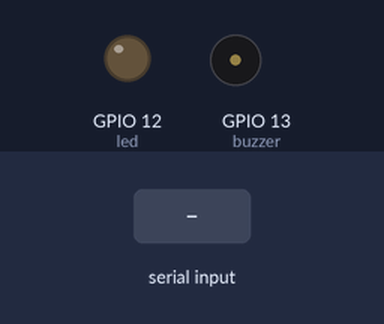
Simulated run of this sketch. Board: ESP8266 (NodeMCU). Parts: output pins drawn as LEDs (lit = HIGH), buzzer (waves = sounding). Dashed ring = blinking. The inputs (shaded band) are chosen by the test bench. WiFi joins after 1.5 s; servers stay silent unless stated; uploads are accepted with an empty reply; what the sketch prints to the serial monitor is not drawn.

Above: at 0.3 s.
At 1.8 s:
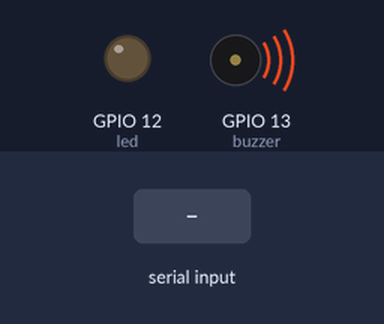
At 3.4 s:
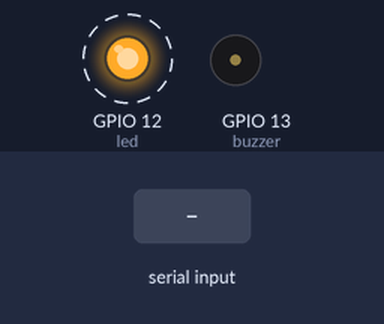
3.5 s: "help\n" received over Serial
5.7 s: "s90\n" received over Serial
7.7 s: "t90\n" received over Serial
Timing chart, 0 to 15.7 s (numbered marks = the images above; inputs shaded):
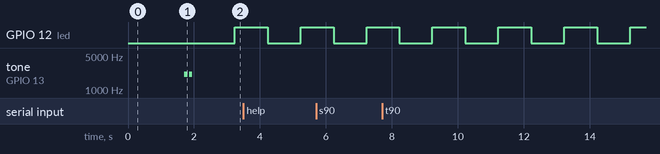

Measured:
- by itself, GPIO 12 (led): alternates HIGH for 1.0 s and LOW for 1.0 s

The sketch:

clock.ino
```cpp
//get time http://sangseu.github.io/writing/gmt/
#include <ESP8266WiFi.h>
#include <WiFiClient.h>
#include "gmt.h"

// WiFi information
const char WIFI_SSID[] = "HKBike - Sanpham";
const char WIFI_PSK[] = "hkbike@6789";

String serialReceive = "";
boolean serialComplete = false;
bool inHelp = false, inSetTime = false;
bool sig = false;
bool sttled = true;

//gmt object
gmt capnhat;

unsigned long timeNow = 0;
unsigned long timeUpdate = 0;
unsigned long timeLast = 0;

//Time start Settings:

int startingHour = 12; // set your starting hour here, not below at int hour. This ensures accurate daily correction of time

int seconds = 0;
int minutes = 33;
int hours = startingHour;
int days = 0;

int lastSeconds = 0;

//Accuracy settings

int dailyErrorFast = 0; // set the average number of milliseconds your microcontroller's time is fast on a daily basis
int dailyErrorBehind = 0; // set the average number of milliseconds your microcontroller's time is behind on a daily basis

int correctedToday = 1; // do not change this variable, one means that the time has already been corrected today for the error in your boards crystal. This is true for the first day because you just set the time when you uploaded the sketch.

void setup() {
  // put your setup code here, to run once:
  Serial.begin(9600);
  delay(200);
  // reserve 50 bytes for the serialReceive:
  serialReceive.reserve(50);
  Serial.println("\nESP8266 CLOCK");
  Serial.print("Connecting to "); Serial.println(WIFI_SSID);
  pinMode(13, OUTPUT);// buzzer
  pinMode(12, OUTPUT);// led
  // Connect to WiFi
  connectWiFi();
  buzz();
  // update GMT time
  while (!capnhat.sync("sangseu.github.io", "/writing/gmt/index.html", 80));
  capnhatthoigian();
}
void loop() {
  timeNow = capnhat.giay() + (millis() - timeUpdate) / 1000; // the number of milliseconds that have passed since capnhatthoigian()
  seconds = timeNow - timeLast;//the number of seconds that have passed since the last time 60 seconds was reached.

  if (seconds == 60) {
    timeLast = timeNow;// reset delta_second, delta_second 0->60
    minutes = minutes + 1;
  }

  //if one minute has passed, start counting milliseconds from zero again and add one minute to the clock.
  if (minutes == 60) {
    minutes = 0;
    hours = hours + 1;
  }

  // if one hour has passed, start counting minutes from zero and add one hour to the clock

  if (hours == 24) {
    hours = 0;
    days = days + 1;
  }

  //if 24 hours have passed , add one day

  if (hours == (24 - startingHour) && correctedToday == 0) {
    delay(dailyErrorFast * 1000);
    seconds = seconds + dailyErrorBehind;
    correctedToday = 1;
  }

  //every time 24 hours have passed since the initial starting time and it has not been reset this day before, add milliseconds or delay the progran with some milliseconds.
  //Change these varialbes according to the error of your board.
  // The only way to find out how far off your boards internal clock is, is by uploading this sketch at exactly the same time as the real time, letting it run for a few days
  // and then determine how many seconds slow/fast your boards internal clock is on a daily average. (24 hours).

  if (hours == 24 - startingHour + 2) {
    correctedToday = 0;
  }

  //let the sketch know that a new day has started for what concerns correction, if this line was not here the arduiono
  // would continue to correct for an entire hour that is 24 - startingHour.

  // alarm even ==============================================
  sig = true;
  if (at(6, 0, 0)) {
    buzz();
    if (capnhat.sync("sangseu.github.io", "/writing/gmt/index.html", 80))
      capnhatthoigian();
  }
  else if (at(8, 0, 0)) {
    buzz(); delay(800);
    buzz(); delay(800);
    buzz(); delay(800);
    buzz(); delay(800);
    buzz();
  }
  else if (at(12, 0, 0)) {
    buzz(); delay(800);
    buzz(); delay(800);
    buzz(); delay(800);
    buzz(); delay(800);
    buzz();
  }
  else if (at(13, 30, 0)) {
    buzz(); delay(800);
    buzz(); delay(800);
    buzz(); delay(800);
    buzz(); delay(800);
    buzz();
  }
  else if (at(17, 30, 0)) {
    buzz(); delay(800);
    buzz(); delay(800);
    buzz(); delay(800);
    buzz(); delay(800);
    buzz();
  }
  // alarm even ==============================================

  // serial even ==============================================
  serialEvent();
  if (serialComplete) {// have some Input
    // do somthing
    if (serialReceive.substring(0, 4) == "help") {
      inHelp = true;
      Serial.println("\n__by MiG-0__");
      Serial.println("Simple clock project. Clock just play alarm with buzzer.");
      Serial.println("Type 's' to set time");
      Serial.println("Type 't' to get time");
      Serial.println("Type 'a' to get alarm list");
      Serial.println("Type 'q' to quit help");
    }
    else if (inHelp) {
      char* temp = &serialReceive[0];
      switch (temp[0]) {
        case 's': {
            Serial.println("Format: hours:minutes:seconds");
            Serial.println("Exp: 13:06:50");
            inSetTime = true;
            break;
          }
        case 't': {
            printTime();
            break;
          }
        case 'q': {
            inHelp = false;
            Serial.println("Quit help menu");
            break;
          }
        default: break;
      }
    }
    else Serial.println("Type \"help\"");

    if (inSetTime) {
      if (serialReceive.length() == 9) {
        Serial.println("have input");
        // do something
        inSetTime = false;
        inHelp = false;
      }
    }

    // end do somthing

    // clear the string:
    serialReceive = "";
    serialComplete = false;
  }
  // serial even ==============================================

  // frequency even ==============================================
  if (seconds != lastSeconds) {
    led();
    // buzz every 30 minutes
    if (lastSeconds == 60) {
      printTime();
      if (minutes == 0 || minutes == 30) {
        buzz();
      }
    }
    lastSeconds = seconds;
  }
  // frequency even ==============================================
}

void capnhatthoigian() {
  hours = capnhat.gio();
  minutes = capnhat.phut();
  seconds = capnhat.giay();
  timeUpdate = millis();
}

// Attempt to connect to WiFi
void connectWiFi() {

  // Set WiFi mode to station (client)
  WiFi.mode(WIFI_STA);

  // Initiate connection with SSID and PSK
  WiFi.begin(WIFI_SSID, WIFI_PSK);

  // Wait for WiFi connection
  while ( WiFi.status() != WL_CONNECTED ) {
    delay(100);
    Serial.print(".");
  }
}

void buzz() {// tone C7
  tone(13, 2093);
  delay(100);
  noTone(13);
  delay(50);
  tone(13, 2093);
  delay(100);
  noTone(13);
  sig = false;
}

bool at(int gio, int phut, int giay) {
  if (gio == hours && phut == minutes && giay == seconds) return true;
  else return false;

}

void led() {
  sttled = !sttled;
  digitalWrite(12, !digitalRead(12));
}

void serialEvent() {
  while (Serial.available()) {
    // get the new byte:
    char inChar = (char)Serial.read();
    // add it to the serialString:
    serialReceive += inChar;
    // if the incoming character is a newline, set a flag
    // so the main loop can do something about it:
    if (inChar == '\n') {
      serialComplete = true;
    }
  }
}

void printTime() {
  Serial.print("The time is:\t");
  Serial.print(hours);
  Serial.print(":");
  Serial.print(minutes);
  Serial.print(":");
  Serial.println(seconds);
}
```

gmt.cpp
```cpp
#include <WiFiClient.h>
#include "gmt.h"
bool gmt::sync(char host[], char url[], uint16_t port)
{
  // Use WiFiClient class to create TCP connections
  WiFiClient client;
  String gmt_string;
  String headerString;
  bool _return;

  Serial.print("connecting to ");
  Serial.println(host);

  // Attempt to make a connection to the remote server
  if ( !client.connect(host, port) ) {
    Serial.println("connection failed");
    _return = false;
  }

  // Make an HTTP GET request
  Serial.print("Requesting URL: ");
  Serial.println(url);
  client.print(String("GET ") + url + " HTTP/1.1\r\n" +
               "Host: " + host + "\r\n" +
               "Connection: close\r\n\r\n");

  delay(10);

  client.setTimeout(HTTP_TIMEOUT);
  int i = 0;
  while (client.available()) {
    headerString += char(client.read());
    if(i++ > 400) break;
  }
  int ds = headerString.indexOf("Date: ");
  gmt_string = headerString.substring(ds+23, ds+32);
  // date and time: Sun, 29 May 2016 10:00:14
  // gmt_string: 10:00:14
  Serial.print("Header time: ");
  Serial.println(gmt_string);

  headerString = "";// empty String
  _gio = gmt_string.substring(0, 2);
  _phut = gmt_string.substring(3, 5);
  _giay = gmt_string.substring(6, 8);

  if (i>2) _return = true;
  else _return = false;
  return _return;
}

int gmt::gio()
{
  return _gio.toInt()+7;
}

int gmt::phut()
{
  return _phut.toInt();
}

int gmt::giay()
{
  return _giay.toInt();
}
```

gmt.h
```cpp
#ifndef gmt_H
#define gmt_H
class gmt
{
  public:
  bool sync(char[], char[], uint16_t);
  int gio();
  int phut();
  int giay();

  private:
  String _gio, _phut, _giay;
  const unsigned long HTTP_TIMEOUT = 5000; // max respone time from server
};
#endif
```
